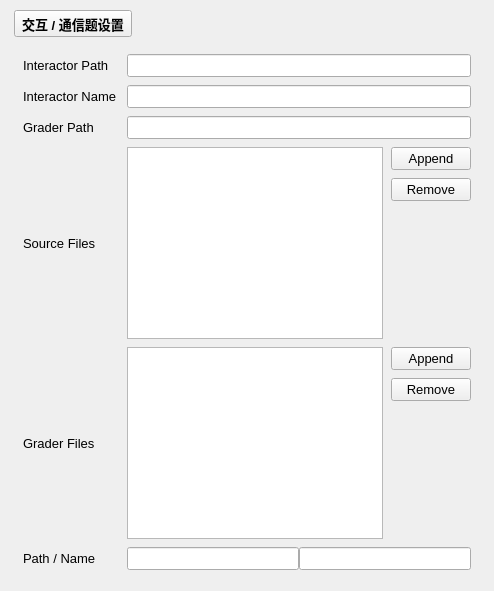
    <widget class="QFrame" name="cardAdvanced">
     <layout class="QVBoxLayout" name="cardAdvancedLayout">
      <property name="leftMargin">
       <number>14</number>
      </property>
      <property name="topMargin">
       <number>10</number>
      </property>
      <property name="rightMargin">
       <number>14</number>
      </property>
      <property name="bottomMargin">
       <number>12</number>
      </property>
      <property name="spacing">
       <number>8</number>
      </property>
      <item>
       <widget class="QToolButton" name="advancedToggle">
        <property name="font">
         <font>
          <pointsize>10</pointsize>
          <bold>true</bold>
         </font>
        </property>
        <property name="text">
         <string>交互 / 通信题设置</string>
        </property>
        <property name="checkable">
         <bool>true</bool>
        </property>
        <property name="checked">
         <bool>false</bool>
        </property>
       </widget>
      </item>
      <item>
       <widget class="QWidget" name="advancedContent">
        <property name="visible">
         <bool>false</bool>
        </property>
        <layout class="QGridLayout" name="advancedGrid">
         <property name="horizontalSpacing">
          <number>10</number>
         </property>
         <property name="verticalSpacing">
          <number>8</number>
         </property>
         <item row="0" column="0">
          <widget class="QLabel" name="interactorPathLabel">
           <property name="font">
            <font>
             <pointsize>10</pointsize>
             <bold>false</bold>
            </font>
           </property>
           <property name="text">
            <string>Interactor Path</string>
           </property>
          </widget>
         </item>
         <item row="0" column="1">
          <widget class="FileLineEdit" name="interactorPath">
           <property name="font">
            <font>
             <pointsize>10</pointsize>
            </font>
           </property>
           <property name="statusTip">
            <string>Interactor Path...</string>
           </property>
          </widget>
         </item>
         <item row="1" column="0">
          <widget class="QLabel" name="interactorNameLabel">
           <property name="font">
            <font>
             <pointsize>10</pointsize>
             <bold>false</bold>
            </font>
           </property>
           <property name="text">
            <string>Interactor Name</string>
           </property>
          </widget>
         </item>
         <item row="1" column="1">
          <widget class="QLineEdit" name="interactorName">
           <property name="font">
            <font>
             <pointsize>10</pointsize>
            </font>
           </property>
           <property name="statusTip">
            <string>Interactor Name...</string>
           </property>
          </widget>
         </item>
         <item row="2" column="0">
          <widget class="QLabel" name="graderPathLabel">
           <property name="font">
            <font>
             <pointsize>10</pointsize>
             <bold>false</bold>
            </font>
           </property>
           <property name="text">
            <string>Grader Path</string>
           </property>
          </widget>
         </item>
         <item row="2" column="1">
          <widget class="FileLineEdit" name="graderPath">
           <property name="font">
            <font>
             <pointsize>10</pointsize>
            </font>
           </property>
           <property name="statusTip">
            <string>Where the grader is...</string>
           </property>
          </widget>
         </item>
         <item row="3" column="0">
          <widget class="QLabel" name="sourceFilesLabel">
           <property name="font">
            <font>
             <pointsize>10</pointsize>
            </font>
           </property>
           <property name="text">
            <string>Source Files</string>
           </property>
          </widget>
         </item>
         <item row="3" column="1">
          <layout class="QHBoxLayout" name="sourceFilesLayout">
           <property name="spacing">
            <number>8</number>
           </property>
           <item>
            <widget class="QTableWidget" name="sourceFilesTable">
             <property name="sizePolicy">
              <sizepolicy hsizetype="Expanding" vsizetype="Expanding">
               <horstretch>0</horstretch>
               <verstretch>0</verstretch>
              </sizepolicy>
             </property>
             <property name="minimumSize">
              <size>
               <width>0</width>
               <height>72</height>
              </size>
             </property>
             <property name="maximumSize">
              <size>
               <width>16777215</width>
               <height>16777215</height>
              </size>
             </property>
             <property name="font">
              <font>
               <pointsize>10</pointsize>
              </font>
             </property>
             <property name="editTriggers">
              <set>QAbstractItemView::EditTrigger::NoEditTriggers</set>
             </property>
             <property name="selectionMode">
              <enum>QAbstractItemView::SelectionMode::SingleSelection</enum>
             </property>
             <property name="selectionBehavior">
              <enum>QAbstractItemView::SelectionBehavior::SelectRows</enum>
             </property>
             <property name="columnCount">
              <number>2</number>
             </property>
             <attribute name="horizontalHeaderVisible">
              <bool>false</bool>
             </attribute>
             <attribute name="verticalHeaderHighlightSections">
              <bool>false</bool>
             </attribute>
             <column>
              <property name="text">
               <string>Path</string>
              </property>
             </column>
             <column>
              <property name="text">
               <string>Name</string>
              </property>
             </column>
            </widget>
           </item>
           <item>
            <layout class="QVBoxLayout" name="verticalLayout_6">
             <item>
              <widget class="QPushButton" name="sourceFilesAppendButton">
               <property name="font">
                <font>
                 <pointsize>10</pointsize>
                </font>
               </property>
               <property name="text">
                <string>Append</string>
               </property>
               <property name="icon">
                <iconset resource="../../resource.qrc">
                 <normaloff>:/icon/list-add.svg</normaloff>:/icon/list-add.svg</iconset>
               </property>
              </widget>
             </item>
             <item>
              <widget class="QPushButton" name="sourceFilesRemoveButton">
               <property name="font">
                <font>
                 <pointsize>10</pointsize>
                </font>
               </property>
               <property name="text">
                <string>Remove</string>
               </property>
               <property name="icon">
                <iconset resource="../../resource.qrc">
                 <normaloff>:/icon/list-remove.svg</normaloff>:/icon/list-remove.svg</iconset>
               </property>
              </widget>
             </item>
             <item>
              <spacer name="sourceFilesButtonSpacer">
               <property name="sizeType">
                <enum>QSizePolicy::Expanding</enum>
               </property>
               <property name="orientation">
                <enum>Qt::Orientation::Vertical</enum>
               </property>
               <property name="sizeHint" stdset="0">
                <size>
                 <width>20</width>
                 <height>40</height>
                </size>
               </property>
              </spacer>
             </item>
            </layout>
           </item>
          </layout>
         </item>
         <item row="4" column="0">
          <widget class="QLabel" name="graderFilesLabel">
           <property name="font">
            <font>
             <pointsize>10</pointsize>
            </font>
           </property>
           <property name="text">
            <string>Grader Files</string>
           </property>
          </widget>
         </item>
         <item row="4" column="1">
          <layout class="QHBoxLayout" name="graderFilesLayout">
           <property name="spacing">
            <number>8</number>
           </property>
           <item>
            <widget class="QTableWidget" name="graderFilesTable">
             <property name="minimumSize">
              <size>
               <width>0</width>
               <height>72</height>
              </size>
             </property>
             <property name="maximumSize">
              <size>
               <width>16777215</width>
               <height>16777215</height>
              </size>
             </property>
             <property name="font">
              <font>
               <pointsize>10</pointsize>
              </font>
             </property>
             <property name="editTriggers">
              <set>QAbstractItemView::EditTrigger::NoEditTriggers</set>
             </property>
             <property name="selectionMode">
              <enum>QAbstractItemView::SelectionMode::SingleSelection</enum>
             </property>
             <property name="selectionBehavior">
              <enum>QAbstractItemView::SelectionBehavior::SelectRows</enum>
             </property>
             <property name="columnCount">
              <number>2</number>
             </property>
             <attribute name="horizontalHeaderVisible">
              <bool>false</bool>
             </attribute>
             <attribute name="verticalHeaderHighlightSections">
              <bool>false</bool>
             </attribute>
             <column>
              <property name="text">
               <string>Path</string>
              </property>
             </column>
             <column>
              <property name="text">
               <string>Name</string>
              </property>
             </column>
            </widget>
           </item>
           <item>
            <layout class="QVBoxLayout" name="verticalLayout_7">
             <item>
              <widget class="QPushButton" name="graderFilesAppendButton">
               <property name="font">
                <font>
                 <pointsize>10</pointsize>
                </font>
               </property>
               <property name="text">
                <string>Append</string>
               </property>
               <property name="icon">
                <iconset resource="../../resource.qrc">
                 <normaloff>:/icon/list-add.svg</normaloff>:/icon/list-add.svg</iconset>
               </property>
              </widget>
             </item>
             <item>
              <widget class="QPushButton" name="graderFilesRemoveButton">
               <property name="font">
                <font>
                 <pointsize>10</pointsize>
                </font>
               </property>
               <property name="text">
                <string>Remove</string>
               </property>
               <property name="icon">
                <iconset resource="../../resource.qrc">
                 <normaloff>:/icon/list-remove.svg</normaloff>:/icon/list-remove.svg</iconset>
               </property>
              </widget>
             </item>
             <item>
              <spacer name="graderFilesButtonSpacer">
               <property name="sizeType">
                <enum>QSizePolicy::Expanding</enum>
               </property>
               <property name="orientation">
                <enum>Qt::Orientation::Vertical</enum>
               </property>
               <property name="sizeHint" stdset="0">
                <size>
                 <width>20</width>
                 <height>40</height>
                </size>
               </property>
              </spacer>
             </item>
            </layout>
           </item>
          </layout>
         </item>
         <item row="5" column="0">
          <widget class="QLabel" name="multiFilesPathNameLabel">
           <property name="font">
            <font>
             <pointsize>10</pointsize>
            </font>
           </property>
           <property name="text">
            <string>Path / Name</string>
           </property>
          </widget>
         </item>
         <item row="5" column="1">
          <layout class="QHBoxLayout" name="horizontalLayout_5">
           <item>
            <widget class="QLineEdit" name="multiFilesPathLineEdit">
             <property name="font">
              <font>
               <pointsize>10</pointsize>
              </font>
             </property>
            </widget>
           </item>
           <item>
            <widget class="QLineEdit" name="multiFilesNameLineEdit">
             <property name="font">
              <font>
               <pointsize>10</pointsize>
              </font>
             </property>
            </widget>
           </item>
          </layout>
         </item>
        </layout>
       </widget>
      </item>
     </layout>
    </widget>
